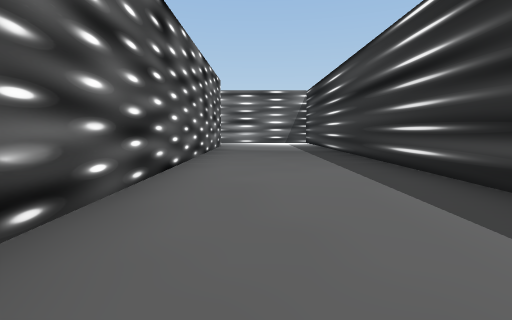
[1] (above)

24 first-person views from a walk through a 3-D level made in the Unity game engine. The camera is 1.4 m above the floor, tilts 6° down and sees 85° across. Doors are open. The floor is counted in squares, 2.69 m on a side. Each view is taken from the middle of a square. On the plan, view 1 faces up. The plan holds only what a view shows up to about 9 squares ahead; the rest is blank. The place goes on beyond the plan. The player is left out. Some animated figures are not drawn.

[2]
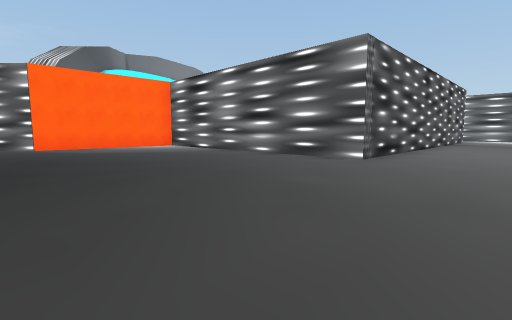

[3]
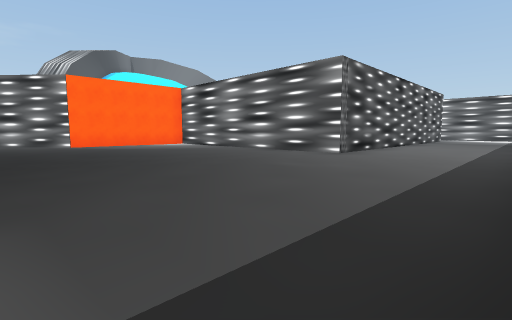

[4]
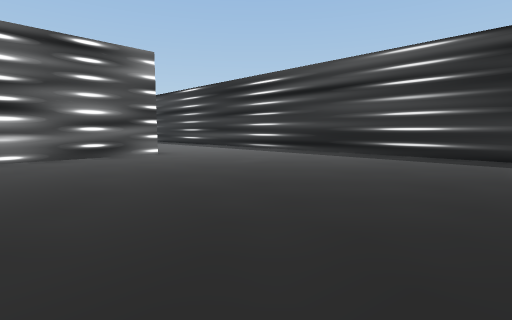

[5]
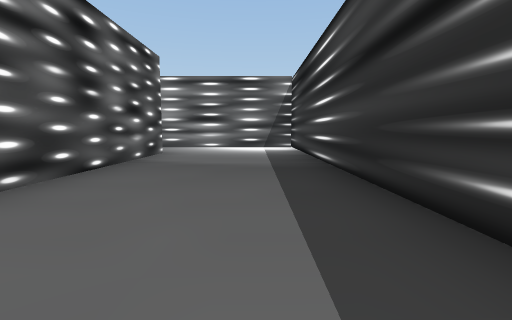

[6]
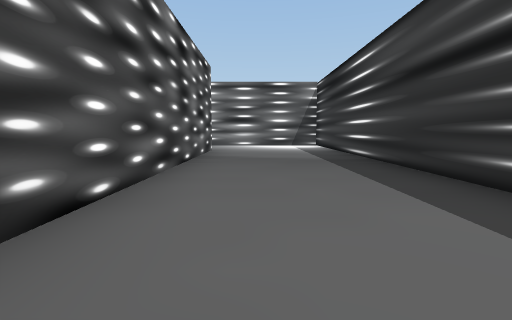

[7]
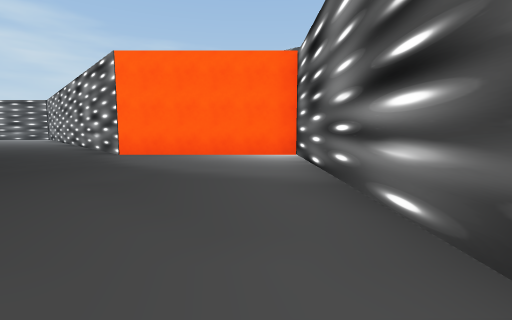

[8]
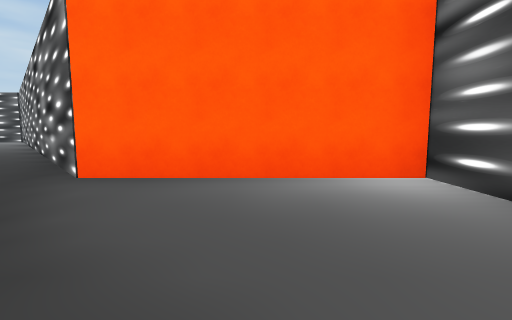

[9]
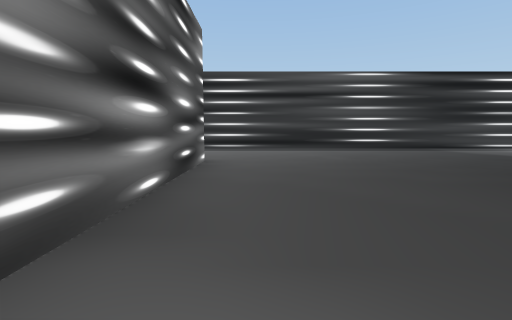

[10]
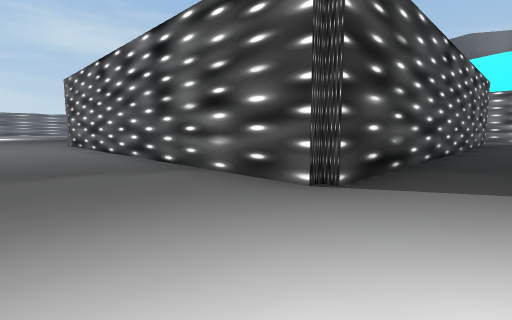

[11]
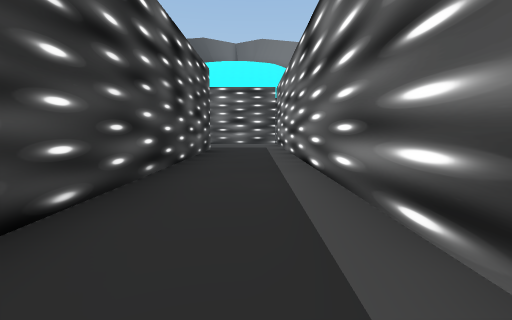

[12]
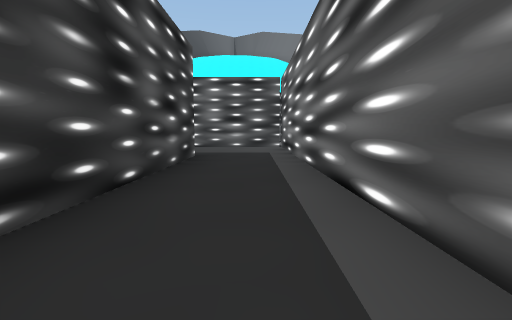

[13]
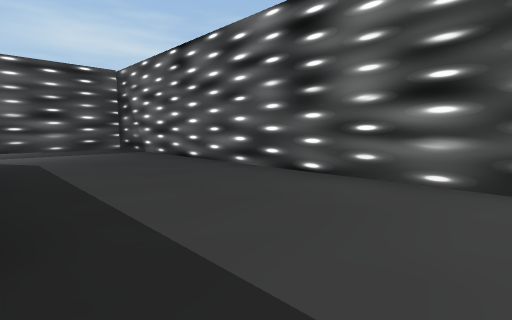

[14]
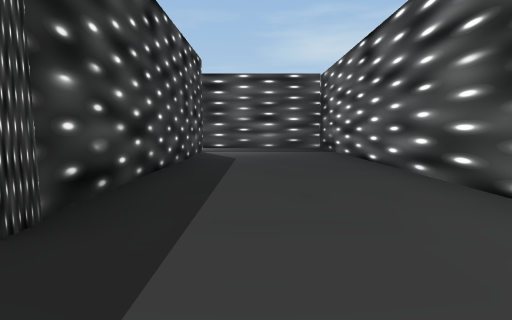

[15]
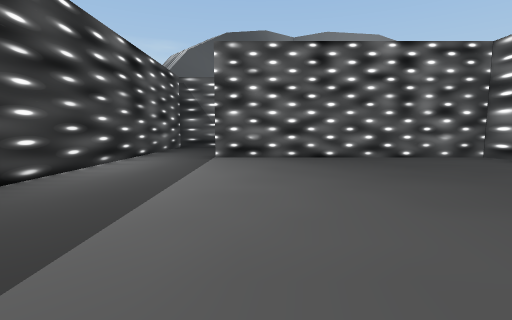

[16]
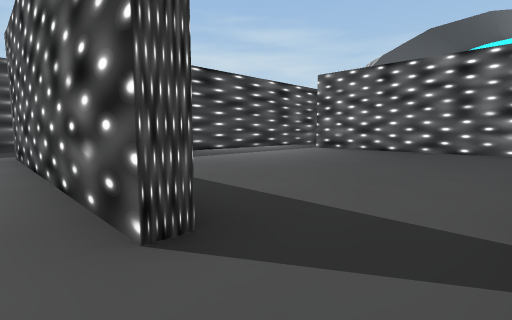

[17]
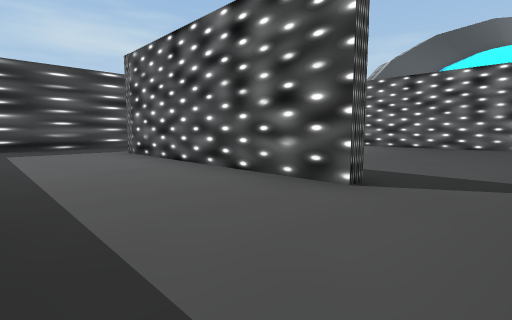

[18]
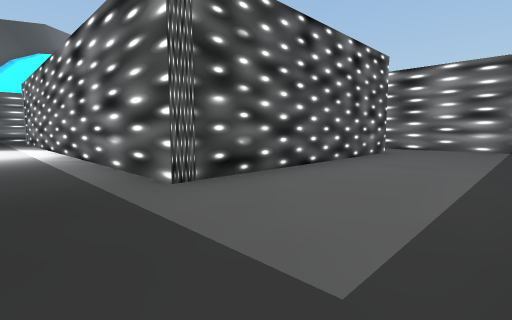

[19]
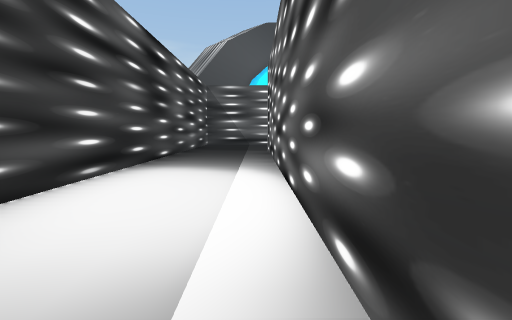

[20]
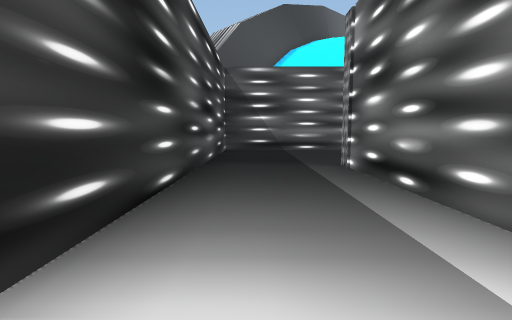

[21]
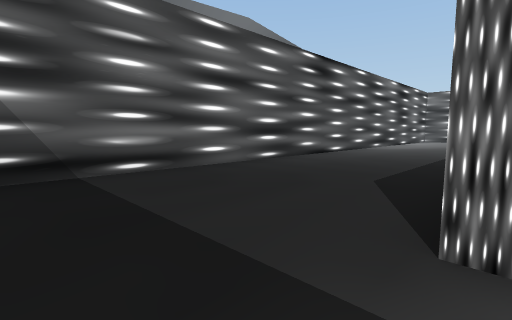

[22]
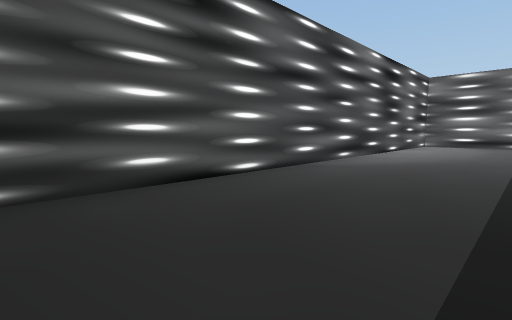

[23]
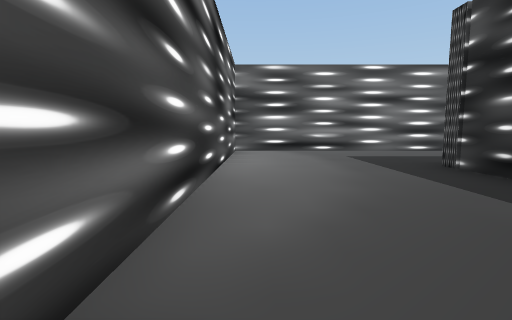

[24]
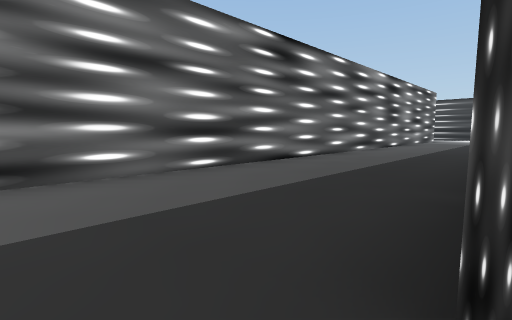

### Floor plan
Ten units are one square. View 1 is at (0, 0); x grows to the right and y downward. Boxes are objects, and circles mark ways between rooms. Rooms are numbered by the first view taken in them; rooms with no view inside come last. Other rooms are left out.
<svg viewBox="-190 -158 217 228">
<path fill="none" stroke="#000" d="M22 -22 22 -118 -5 -118M22 65 22 -8M-12 -97 -12 1 -80 1 -80 40 -109 65M-48 -118 -150 -118 -150 -22M-117 -42 -117 -97 -12 -97M-150 -26 -115 -26M-5 -118 -20 -118M-108 -95 -114 -95 -114 -41M-115 -26 -80 -26M-64 -153 -185 -153 -185 -2 -99 -2M-49 -78 -45 -78 -45 -23 -152 -23M-24 -95 -51 -95M-153 -109 -153 -121M-54 -2 -24 -2"/>
<circle cx="-10" cy="-110" r="3" fill="#2a7"/>
<circle cx="-120" cy="-40" r="3" fill="#2a7"/>
<circle cx="-50" cy="-85" r="3" fill="#2a7"/>
<text x="-20" y="10">1</text>
<text x="-110" y="-110">2</text>
<text x="-90" y="-70">3</text>
<text x="-70" y="-130">4</text>
</svg>
Room 1 opens to room 2. Room 2 opens to room 3. Room 3 opens to room 4.

Where each view was taken, in squares from view 1:
view 1: 0 up, 0 right, facing up
view 2: 5 down, 1 right, facing up-left
view 3: 6 down, 2 right, facing up-left
view 4: 6 down, 4 left, facing up-right
view 5: 3 up, 1 right, facing up
view 6: 2 up, 0 right, facing up
view 7: 1 down, 2 left, facing left
view 8: 2 down, 5 left, facing left
view 9: 1 down, 6 left, facing right
view 10: 11 up, 1 right, facing down-left
view 11: 11 up, 4 left, facing left
view 12: 11 up, 6 left, facing left
view 13: 11 up, 12 left, facing down-left
view 14: 11 up, 13 left, facing down
view 15: 5 up, 6 left, facing left
view 16: 9 up, 4 left, facing down-left
view 17: 9 up, 2 left, facing down-left
view 18: 1 up, 2 left, facing up-left
view 19: 2 up, 8 left, facing left
view 20: 1 up, 11 left, facing left
view 21: 1 up, 15 left, facing up-left
view 22: 5 up, 16 left, facing up-left
view 23: 8 up, 18 left, facing up
view 24: 12 up, 16 left, facing up-right
